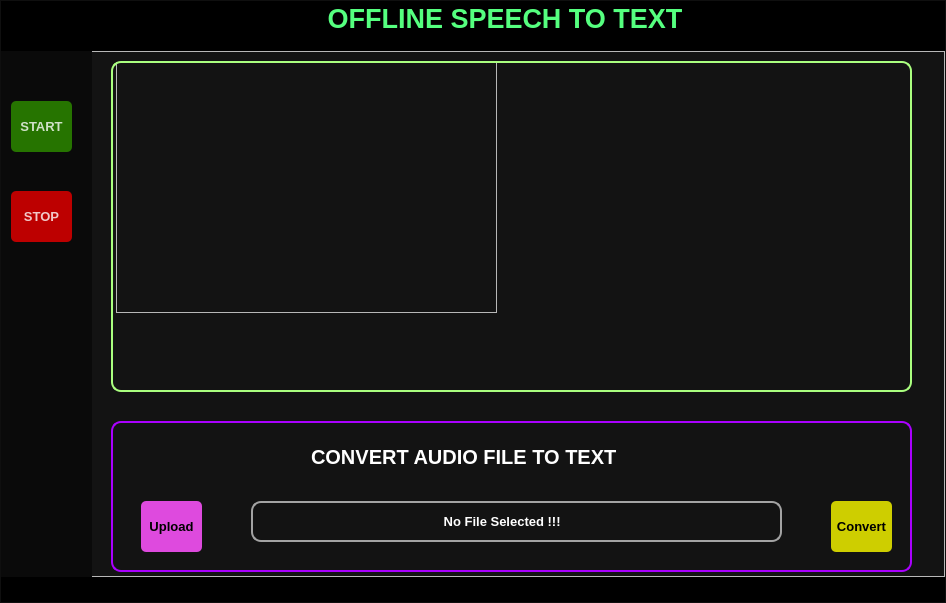
<?xml version="1.0" encoding="UTF-8"?>
<ui version="4.0">
 <class>MainWindow</class>
 <widget class="QMainWindow" name="MainWindow">
  <property name="geometry">
   <rect>
    <x>0</x>
    <y>0</y>
    <width>946</width>
    <height>603</height>
   </rect>
  </property>
  <property name="focusPolicy">
   <enum>Qt::ClickFocus</enum>
  </property>
  <property name="windowTitle">
   <string>MainWindow</string>
  </property>
  <widget class="QWidget" name="centralwidget">
   <layout class="QHBoxLayout" name="horizontalLayout">
    <property name="spacing">
     <number>0</number>
    </property>
    <property name="leftMargin">
     <number>0</number>
    </property>
    <property name="topMargin">
     <number>0</number>
    </property>
    <property name="rightMargin">
     <number>0</number>
    </property>
    <property name="bottomMargin">
     <number>0</number>
    </property>
    <item>
     <widget class="QFrame" name="Background">
      <property name="styleSheet">
       <string notr="true">#Background{
background-color: rgb(19, 19, 19);
}</string>
      </property>
      <property name="frameShape">
       <enum>QFrame::StyledPanel</enum>
      </property>
      <property name="frameShadow">
       <enum>QFrame::Raised</enum>
      </property>
      <layout class="QVBoxLayout" name="verticalLayout">
       <property name="spacing">
        <number>0</number>
       </property>
       <property name="leftMargin">
        <number>0</number>
       </property>
       <property name="topMargin">
        <number>0</number>
       </property>
       <property name="rightMargin">
        <number>0</number>
       </property>
       <property name="bottomMargin">
        <number>0</number>
       </property>
       <item alignment="Qt::AlignTop">
        <widget class="QFrame" name="Header">
         <property name="minimumSize">
          <size>
           <width>0</width>
           <height>50</height>
          </size>
         </property>
         <property name="font">
          <font>
           <pointsize>10</pointsize>
          </font>
         </property>
         <property name="styleSheet">
          <string notr="true">*{
color: rgb(255, 255, 255);
background:black;
border:none;
}
QPushButton{
color: rgb(255, 255, 255);
background:transparent;
border:none;
}

QPushButton:hover{
background:white;
border:none;
}</string>
         </property>
         <property name="frameShape">
          <enum>QFrame::StyledPanel</enum>
         </property>
         <property name="frameShadow">
          <enum>QFrame::Raised</enum>
         </property>
         <layout class="QHBoxLayout" name="horizontalLayout_2">
          <property name="spacing">
           <number>0</number>
          </property>
          <property name="leftMargin">
           <number>0</number>
          </property>
          <property name="topMargin">
           <number>2</number>
          </property>
          <property name="rightMargin">
           <number>0</number>
          </property>
          <property name="bottomMargin">
           <number>0</number>
          </property>
          <item>
           <widget class="QFrame" name="frame">
            <property name="frameShape">
             <enum>QFrame::StyledPanel</enum>
            </property>
            <property name="frameShadow">
             <enum>QFrame::Raised</enum>
            </property>
            <layout class="QHBoxLayout" name="horizontalLayout_3">
             <property name="spacing">
              <number>0</number>
             </property>
             <property name="leftMargin">
              <number>0</number>
             </property>
             <property name="topMargin">
              <number>0</number>
             </property>
             <property name="rightMargin">
              <number>0</number>
             </property>
             <property name="bottomMargin">
              <number>0</number>
             </property>
             <item>
              <widget class="QPushButton" name="pushButton">
               <property name="styleSheet">
                <string notr="true">QPushButton#pushButton:hover{
	background-color: rgb(255, 0, 0);
}</string>
               </property>
               <property name="text">
                <string/>
               </property>
               <property name="icon">
                <iconset>
                 <normaloff>../PyQt/Icons/white/x.svg</normaloff>../PyQt/Icons/white/x.svg</iconset>
               </property>
               <property name="iconSize">
                <size>
                 <width>30</width>
                 <height>30</height>
                </size>
               </property>
              </widget>
             </item>
             <item>
              <widget class="QPushButton" name="pushButton_2">
               <property name="styleSheet">
                <string notr="true">QPushButton#pushButton_2:hover{
	
	background-color: rgb(150, 150, 150);
}</string>
               </property>
               <property name="text">
                <string/>
               </property>
               <property name="icon">
                <iconset>
                 <normaloff>../PyQt/Icons/white/maximize.svg</normaloff>../PyQt/Icons/white/maximize.svg</iconset>
               </property>
               <property name="iconSize">
                <size>
                 <width>30</width>
                 <height>30</height>
                </size>
               </property>
              </widget>
             </item>
             <item>
              <widget class="QPushButton" name="pushButton_3">
               <property name="styleSheet">
                <string notr="true">QPushButton#pushButton_3:hover{
	
	background-color: rgb(181, 181, 181);
}</string>
               </property>
               <property name="text">
                <string/>
               </property>
               <property name="icon">
                <iconset>
                 <normaloff>../PyQt/Icons/white/minus.svg</normaloff>../PyQt/Icons/white/minus.svg</iconset>
               </property>
               <property name="iconSize">
                <size>
                 <width>30</width>
                 <height>30</height>
                </size>
               </property>
              </widget>
             </item>
            </layout>
           </widget>
          </item>
          <item alignment="Qt::AlignTop">
           <widget class="QFrame" name="frame_2">
            <property name="sizePolicy">
             <sizepolicy hsizetype="Expanding" vsizetype="Preferred">
              <horstretch>0</horstretch>
              <verstretch>0</verstretch>
             </sizepolicy>
            </property>
            <property name="frameShape">
             <enum>QFrame::StyledPanel</enum>
            </property>
            <property name="frameShadow">
             <enum>QFrame::Raised</enum>
            </property>
            <layout class="QHBoxLayout" name="horizontalLayout_5">
             <property name="spacing">
              <number>0</number>
             </property>
             <property name="leftMargin">
              <number>0</number>
             </property>
             <property name="topMargin">
              <number>0</number>
             </property>
             <property name="rightMargin">
              <number>0</number>
             </property>
             <property name="bottomMargin">
              <number>0</number>
             </property>
             <item>
              <widget class="QLabel" name="label">
               <property name="font">
                <font>
                 <pointsize>20</pointsize>
                 <weight>75</weight>
                 <bold>true</bold>
                </font>
               </property>
               <property name="styleSheet">
                <string notr="true">color: rgb(85, 255, 127);</string>
               </property>
               <property name="text">
                <string>OFFLINE SPEECH TO TEXT</string>
               </property>
               <property name="alignment">
                <set>Qt::AlignCenter</set>
               </property>
              </widget>
             </item>
            </layout>
           </widget>
          </item>
          <item alignment="Qt::AlignRight|Qt::AlignTop">
           <widget class="QFrame" name="frame_3">
            <property name="frameShape">
             <enum>QFrame::StyledPanel</enum>
            </property>
            <property name="frameShadow">
             <enum>QFrame::Raised</enum>
            </property>
            <layout class="QHBoxLayout" name="horizontalLayout_4">
             <property name="spacing">
              <number>0</number>
             </property>
             <property name="leftMargin">
              <number>0</number>
             </property>
             <property name="topMargin">
              <number>0</number>
             </property>
             <property name="rightMargin">
              <number>0</number>
             </property>
             <property name="bottomMargin">
              <number>0</number>
             </property>
             <item>
              <widget class="QPushButton" name="pushButton_4">
               <property name="styleSheet">
                <string notr="true">QPushButton#pushButton_4:hover{
	
	background-color: rgb(150, 150, 150);
}</string>
               </property>
               <property name="text">
                <string/>
               </property>
               <property name="icon">
                <iconset>
                 <normaloff>../PyQt/Icons/white/alert-circle.svg</normaloff>../PyQt/Icons/white/alert-circle.svg</iconset>
               </property>
               <property name="iconSize">
                <size>
                 <width>35</width>
                 <height>35</height>
                </size>
               </property>
              </widget>
             </item>
            </layout>
           </widget>
          </item>
         </layout>
        </widget>
       </item>
       <item>
        <widget class="QFrame" name="Main">
         <property name="sizePolicy">
          <sizepolicy hsizetype="Preferred" vsizetype="Expanding">
           <horstretch>0</horstretch>
           <verstretch>0</verstretch>
          </sizepolicy>
         </property>
         <property name="frameShape">
          <enum>QFrame::StyledPanel</enum>
         </property>
         <property name="frameShadow">
          <enum>QFrame::Raised</enum>
         </property>
         <widget class="QFrame" name="frame_4">
          <property name="geometry">
           <rect>
            <x>0</x>
            <y>0</y>
            <width>91</width>
            <height>551</height>
           </rect>
          </property>
          <property name="sizePolicy">
           <sizepolicy hsizetype="Preferred" vsizetype="Expanding">
            <horstretch>0</horstretch>
            <verstretch>0</verstretch>
           </sizepolicy>
          </property>
          <property name="styleSheet">
           <string notr="true">background-color: rgb(10, 10, 10);
color: rgb(255, 255, 255);
border:none;</string>
          </property>
          <property name="frameShape">
           <enum>QFrame::StyledPanel</enum>
          </property>
          <property name="frameShadow">
           <enum>QFrame::Raised</enum>
          </property>
          <widget class="QToolButton" name="toolButton_3">
           <property name="geometry">
            <rect>
             <x>10</x>
             <y>240</y>
             <width>71</width>
             <height>61</height>
            </rect>
           </property>
           <property name="text">
            <string/>
           </property>
           <property name="icon">
            <iconset>
             <normaloff>../PyQt/Icons/white/settings.svg</normaloff>../PyQt/Icons/white/settings.svg</iconset>
           </property>
           <property name="iconSize">
            <size>
             <width>50</width>
             <height>50</height>
            </size>
           </property>
          </widget>
          <widget class="QToolButton" name="toolButton_4">
           <property name="geometry">
            <rect>
             <x>10</x>
             <y>330</y>
             <width>71</width>
             <height>61</height>
            </rect>
           </property>
           <property name="text">
            <string/>
           </property>
           <property name="icon">
            <iconset>
             <normaloff>../PyQt/Icons/white/help-circle.svg</normaloff>../PyQt/Icons/white/help-circle.svg</iconset>
           </property>
           <property name="iconSize">
            <size>
             <width>50</width>
             <height>50</height>
            </size>
           </property>
          </widget>
          <widget class="QPushButton" name="pushButton_5">
           <property name="geometry">
            <rect>
             <x>10</x>
             <y>50</y>
             <width>61</width>
             <height>51</height>
            </rect>
           </property>
           <property name="font">
            <font>
             <pointsize>10</pointsize>
             <weight>75</weight>
             <bold>true</bold>
            </font>
           </property>
           <property name="styleSheet">
            <string notr="true">QPushButton#pushButton_5{
	background-color: rgb(38, 116, 0);
color:rgba(255,255,255,200);
border-radius:5px;
}
QPushButton#pushButton_5:pressed{
padding-left:5px;
padding-top:5px;
background-color: rgb(38, 116, 0);
background-position:calc(100%-10px)center;
}
QPushButton#pushButton_5:hover{
background-color: rgb(38, 116, 0);
}</string>
           </property>
           <property name="text">
            <string>START</string>
           </property>
          </widget>
          <widget class="QPushButton" name="pushButton_6">
           <property name="geometry">
            <rect>
             <x>10</x>
             <y>140</y>
             <width>61</width>
             <height>51</height>
            </rect>
           </property>
           <property name="font">
            <font>
             <pointsize>10</pointsize>
             <weight>75</weight>
             <bold>true</bold>
            </font>
           </property>
           <property name="styleSheet">
            <string notr="true">QPushButton#pushButton_6{
	background-color: rgb(189, 0, 0);
color:rgba(255,255,255,200);
border-radius:5px;
}
QPushButton#pushButton_6:pressed{
padding-left:5px;
padding-top:5px;
background-color: rgb(189, 0, 0);
background-position:calc(100%-10px)center;
}
QPushButton#pushButton_6:hover{
background-color: rgb(189, 0, 0);
}</string>
           </property>
           <property name="text">
            <string>STOP</string>
           </property>
          </widget>
         </widget>
         <widget class="QFrame" name="frame_5">
          <property name="geometry">
           <rect>
            <x>115</x>
            <y>11</y>
            <width>381</width>
            <height>251</height>
           </rect>
          </property>
          <property name="styleSheet">
           <string notr="true">color: rgb(85, 255, 255);</string>
          </property>
          <property name="frameShape">
           <enum>QFrame::StyledPanel</enum>
          </property>
          <property name="frameShadow">
           <enum>QFrame::Raised</enum>
          </property>
          <layout class="QHBoxLayout" name="horizontalLayout_6"/>
         </widget>
         <widget class="QPlainTextEdit" name="plainTextEdit">
          <property name="geometry">
           <rect>
            <x>110</x>
            <y>10</y>
            <width>801</width>
            <height>331</height>
           </rect>
          </property>
          <property name="font">
           <font>
            <pointsize>20</pointsize>
            <weight>50</weight>
            <italic>false</italic>
            <bold>false</bold>
            <underline>false</underline>
            <strikeout>false</strikeout>
           </font>
          </property>
          <property name="styleSheet">
           <string notr="true">background:transparent;
color: rgb(78, 234, 234);
border: 2px solid rgb(170, 255, 127);
border-radius:10px;</string>
          </property>
          <property name="plainText">
           <string/>
          </property>
         </widget>
         <widget class="QFrame" name="frame_6">
          <property name="geometry">
           <rect>
            <x>110</x>
            <y>370</y>
            <width>801</width>
            <height>151</height>
           </rect>
          </property>
          <property name="styleSheet">
           <string notr="true">border: 2px solid rgb(170, 0, 255);
border-radius:10px;</string>
          </property>
          <property name="frameShape">
           <enum>QFrame::StyledPanel</enum>
          </property>
          <property name="frameShadow">
           <enum>QFrame::Raised</enum>
          </property>
          <widget class="QPushButton" name="pushButton_7">
           <property name="geometry">
            <rect>
             <x>30</x>
             <y>80</y>
             <width>61</width>
             <height>51</height>
            </rect>
           </property>
           <property name="font">
            <font>
             <pointsize>10</pointsize>
             <weight>75</weight>
             <bold>true</bold>
            </font>
           </property>
           <property name="styleSheet">
            <string notr="true">QPushButton#pushButton_7{
	background-color: rgb(222, 74, 222);
	color: rgb(0, 0, 0);
border-radius:5px;
border: rgb(222, 74, 222);
}
QPushButton#pushButton_7:pressed{
padding-left:5px;
padding-top:5px;
background-color: rgb(222, 74, 222);
background-position:calc(100%-10px)center;
}
QPushButton#pushButton_7:hover{
background-color: rgb(222, 74, 222);
}</string>
           </property>
           <property name="text">
            <string>Upload</string>
           </property>
          </widget>
          <widget class="QPushButton" name="pushButton_8">
           <property name="geometry">
            <rect>
             <x>720</x>
             <y>80</y>
             <width>61</width>
             <height>51</height>
            </rect>
           </property>
           <property name="font">
            <font>
             <pointsize>10</pointsize>
             <weight>75</weight>
             <bold>true</bold>
            </font>
           </property>
           <property name="styleSheet">
            <string notr="true">QPushButton#pushButton_8{
	background-color: rgb(206, 206, 0);
	color: rgb(0, 0, 0);
border-radius:5px;
border: rgb(236, 236, 117)
}
QPushButton#pushButton_8:pressed{
padding-left:5px;
padding-top:5px;
background-color: rgb(206, 206, 0);
background-position:calc(100%-10px)center;
}
QPushButton#pushButton_8:hover{
background-color: rgb(206, 206, 0);
}</string>
           </property>
           <property name="text">
            <string>Convert</string>
           </property>
          </widget>
          <widget class="QLabel" name="label_2">
           <property name="geometry">
            <rect>
             <x>200</x>
             <y>20</y>
             <width>351</width>
             <height>31</height>
            </rect>
           </property>
           <property name="font">
            <font>
             <pointsize>15</pointsize>
             <weight>75</weight>
             <bold>true</bold>
            </font>
           </property>
           <property name="styleSheet">
            <string notr="true">color: rgb(255, 255, 255);
border: none</string>
           </property>
           <property name="text">
            <string>CONVERT AUDIO FILE TO TEXT</string>
           </property>
          </widget>
          <widget class="QLabel" name="label_3">
           <property name="geometry">
            <rect>
             <x>140</x>
             <y>80</y>
             <width>531</width>
             <height>41</height>
            </rect>
           </property>
           <property name="font">
            <font>
             <pointsize>10</pointsize>
             <weight>75</weight>
             <bold>true</bold>
            </font>
           </property>
           <property name="styleSheet">
            <string notr="true">color: rgb(255, 255, 255);
border:2px solid rgb(163, 163, 163);</string>
           </property>
           <property name="text">
            <string>                                                    No File Selected !!!</string>
           </property>
          </widget>
         </widget>
         <zorder>frame_5</zorder>
         <zorder>frame_4</zorder>
         <zorder>plainTextEdit</zorder>
         <zorder>frame_6</zorder>
        </widget>
       </item>
       <item>
        <widget class="QFrame" name="Footer">
         <property name="minimumSize">
          <size>
           <width>0</width>
           <height>25</height>
          </size>
         </property>
         <property name="maximumSize">
          <size>
           <width>16777215</width>
           <height>40</height>
          </size>
         </property>
         <property name="styleSheet">
          <string notr="true">background-color: rgb(0, 0, 0);</string>
         </property>
         <property name="frameShape">
          <enum>QFrame::StyledPanel</enum>
         </property>
         <property name="frameShadow">
          <enum>QFrame::Raised</enum>
         </property>
        </widget>
       </item>
      </layout>
     </widget>
    </item>
   </layout>
  </widget>
 </widget>
 <resources>
  <include location="images/res.qrc"/>
 </resources>
 <connections/>
</ui>
